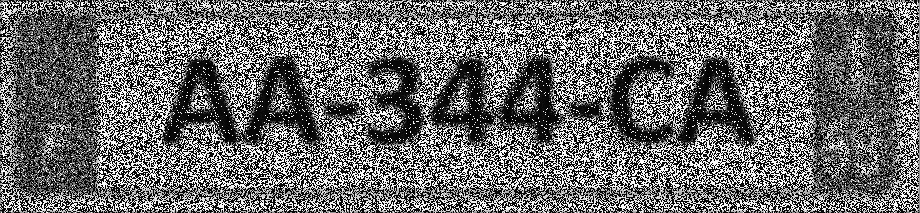
#> input picture ressources/ressources/plaque-001.png, 920 x 213 px
$ jupyter execute --allow-errors Etude_de_cas_1.ipynb
#> lines starting #> are read from the running program, lines starting #| are printed output that depends on the picture; after the words box and inside, x2 and y2 are one past the last pixel; in counts of white or black regions, pixels touching at a corner belong together
[cell 1]
import numpy as np
import random
import os
import torch
import torch.nn as nn
import torch.optim as optim
from torchvision import models, transforms
from torch.utils.data import DataLoader
from sklearn.preprocessing import LabelEncoder
from PIL import Image
from skimage import io, color, morphology, feature, measure, filters
from skimage.filters import gaussian, median
from skimage.restoration import denoise_bilateral
from scipy.ndimage import median_filter
import matplotlib.pyplot as plt

[cell 2]
def get_image(path):
    # Charger l'image
#> called with path = 'ressources/ressources/plaque-001.png'
    image = io.imread(path)
#> image is the input picture: shape (213, 920); min 0, max 255, mean 107.2
    # Vérifier le nombre de canaux
    if len(image.shape) == 3:  # Image avec plusieurs canaux
        if image.shape[2] == 2:  # Cas particulier avec 2 canaux
            image_gray = np.min(image, axis=2).astype(np.uint8)
        elif image.shape[2] == 3 or image.shape[2] == 4:  # Cas RGB ou RGBA
            image_gray = np.min(image[..., :3], axis=2).astype(np.uint8)  # Ignorer le canal alpha si RGBA
        else:
            raise ValueError("L'image a un nombre de canaux inattendu.")
    else:  # Image en niveaux de gris
        image_gray = image.astype(np.uint8)
    return image_gray

def smooth_image(image, method='gaussian', sigma=1):
    if method == 'gaussian':
        if image.ndim == 3:  # Si l'image a des canaux de couleur (RGB ou RGBA)
            return gaussian(image, sigma=sigma, channel_axis=-1)  # Utilise channel_axis pour les images couleur
        else:
            return gaussian(image, sigma=sigma)  # Pour les images en niveaux de gris
    elif method == 'median':
        return median_filter(image, size=2)  # Taille du voisinage pour le filtre médian
    else:
        raise ValueError(f"Méthode de lissage inconnue: {method}")


# path = 'images_horribles/images_horribles/plaque-004.png'
path = 'ressources/ressources/plaque-001.png'
im_plaque_1 = get_image(path)
plt.title('')
plt.imshow(im_plaque_1, cmap='gray')
plt.axis('off')
plt.show()

im_plaque_1_bin = im_plaque_1 > 100
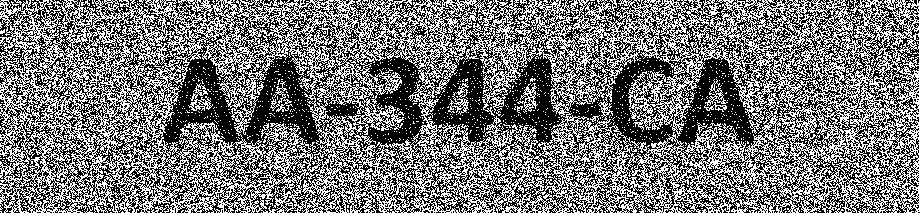
#> im_plaque_1_bin: shape (213, 920) bool; 46.5% white in thin lines or dots
# plt.imshow(im_plaque_1_bin, cmap='gray')
# plt.title('Binary')
# plt.show()


# Lissage avec le filtre médian
smoothed_image_median = smooth_image(im_plaque_1_bin, method='median')
#> in smooth_image, `return median_filter(image, size=2)`:
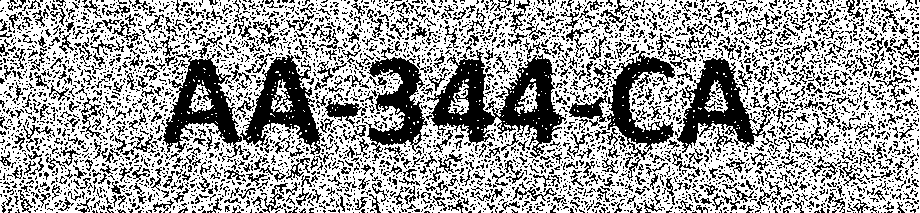
#> returned value: shape (213, 920) bool; 63.3% white; 4885 black regions (4239 under 20 px), largest, box (x1, y1, x2, y2) and area: (426, 50, 566, 158) 5957, (677, 57, 773, 153) 3521, (240, 55, 322, 155) 3482
# plt.title("Image lissée avec filtre médian")
# plt.imshow(smoothed_image_median, cmap='gray')
# plt.show()


nb_iteration = 1
smoothed_image_median = smooth_image(im_plaque_1_bin, method='median')
for i in range(nb_iteration):
    smoothed_image_median_new = smooth_image(smoothed_image_median, method='median')
    # plt.title(f"Image lissée avec filtre médian {i}")
    # plt.imshow(smoothed_image_median_new, cmap='gray')
    # plt.show()
    smoothed_image_median = smoothed_image_median_new
    # Nettoyage de l'image (suppression du bruit)
    cleaned = morphology.remove_small_objects(smoothed_image_median, min_size=50)

    # Dilation
    dilated_image = morphology.dilation(cleaned, morphology.square(6))

    # [19 lines of commented-out code are left out]
    combined_image = np.logical_and(1- dilated_image, 1 - cleaned)

    # [5 lines of commented-out code are left out]


    plt.show()
#> this loop made 1 pass
#> pass 1, `smoothed_image_median_new = smooth_image(smoothed_image_median, method..`:
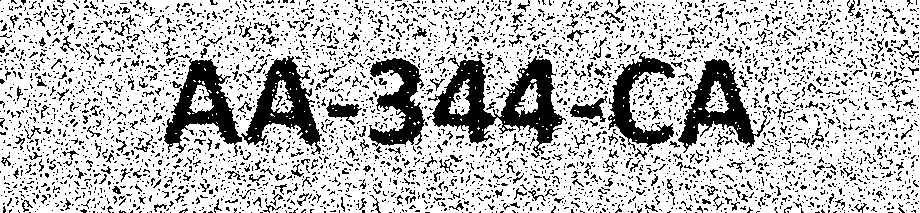
#> smoothed_image_median_new: shape (213, 920) bool; 74.8% white; 4190 black regions (3841 under 20 px), largest, box (x1, y1, x2, y2) and area: (428, 51, 566, 158) 5424, (678, 59, 767, 153) 3116, (241, 56, 322, 155) 3107
#> pass 1, `cleaned = morphology.remove_small_objects(smoothed_image_median, min_s..`:
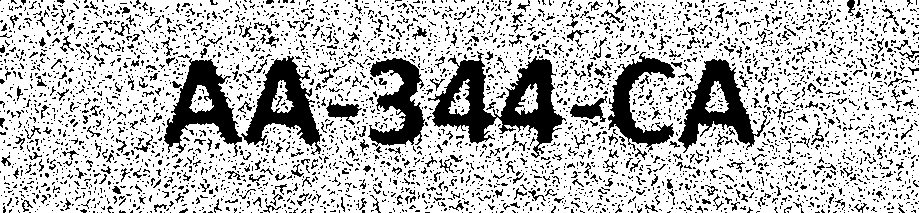
#> cleaned: shape (213, 920) bool; 74.4% white; 4190 black regions (3838 under 20 px), largest, box (x1, y1, x2, y2) and area: (428, 51, 566, 158) 5556, (241, 56, 322, 155) 3203, (678, 59, 767, 153) 3185
#> pass 1, `dilated_image = morphology.dilation(cleaned, morphology.square(6))`:
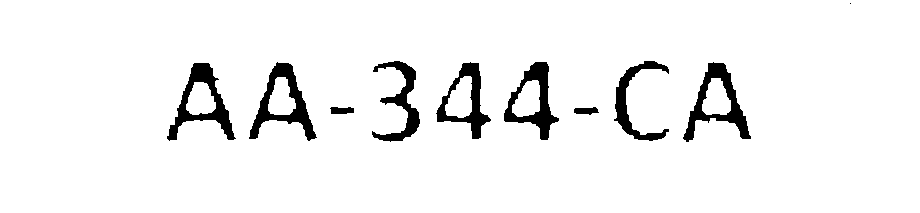
#> dilated_image: shape (213, 920) bool; 94.6% white; 10 black regions (1 under 20 px), largest, box (x1, y1, x2, y2) and area: (249, 62, 317, 141) 1680, (167, 63, 236, 141) 1653, (683, 62, 751, 142) 1652

final_image_memory = morphology.dilation(combined_image, morphology.square(1))
for i in range(3):
    final_image = morphology.binary_dilation(final_image_memory)
    final_image_memory = final_image
#> this loop made 3 passes
#> pass 1, `final_image = morphology.binary_dilation(final_image_memory)`:
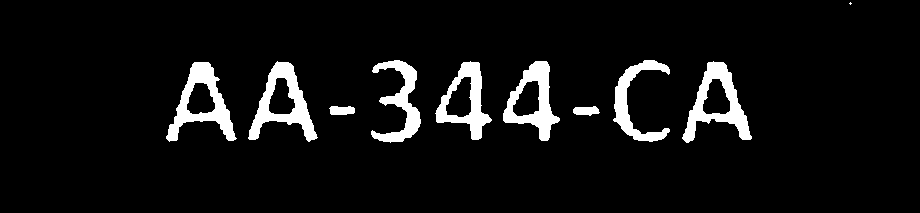
#> final_image: shape (213, 920) bool; 6.7% white; 10 white regions (1 under 20 px), largest, box (x1, y1, x2, y2) and area: (248, 61, 318, 142) 2044, (682, 61, 752, 143) 2035, (166, 62, 237, 142) 2026
#> pass 2, `final_image = morphology.binary_dilation(final_image_memory)`:
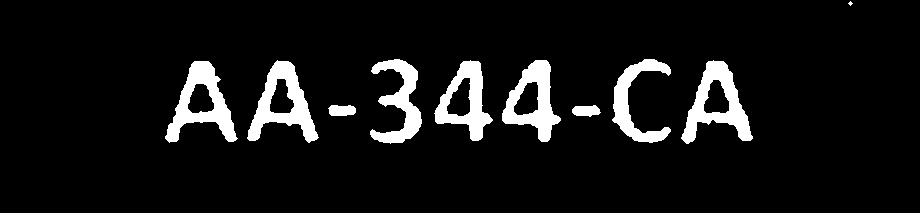
#> final_image: shape (213, 920) bool; 7.9% white; 10 white regions (1 under 20 px), largest, box (x1, y1, x2, y2) and area: (681, 60, 753, 144) 2405, (247, 60, 319, 143) 2402, (165, 61, 238, 143) 2390
#> pass 3, `final_image = morphology.binary_dilation(final_image_memory)`:
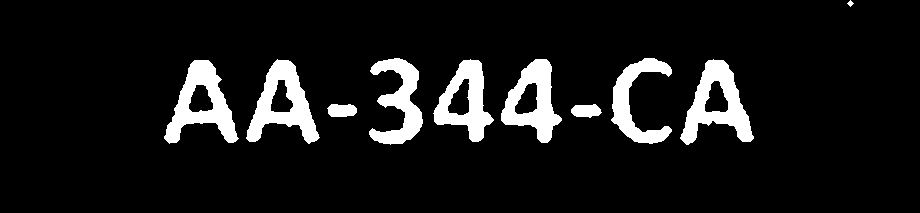
#> final_image: shape (213, 920) bool; 9.2% white; 10 white regions, largest, box (x1, y1, x2, y2) and area: (680, 59, 754, 145) 2763, (246, 59, 320, 144) 2756, (164, 60, 239, 144) 2738

final_image =  1-final_image
plt.title('')
plt.imshow(final_image, cmap='gray')
plt.axis('off')
plt.show()
